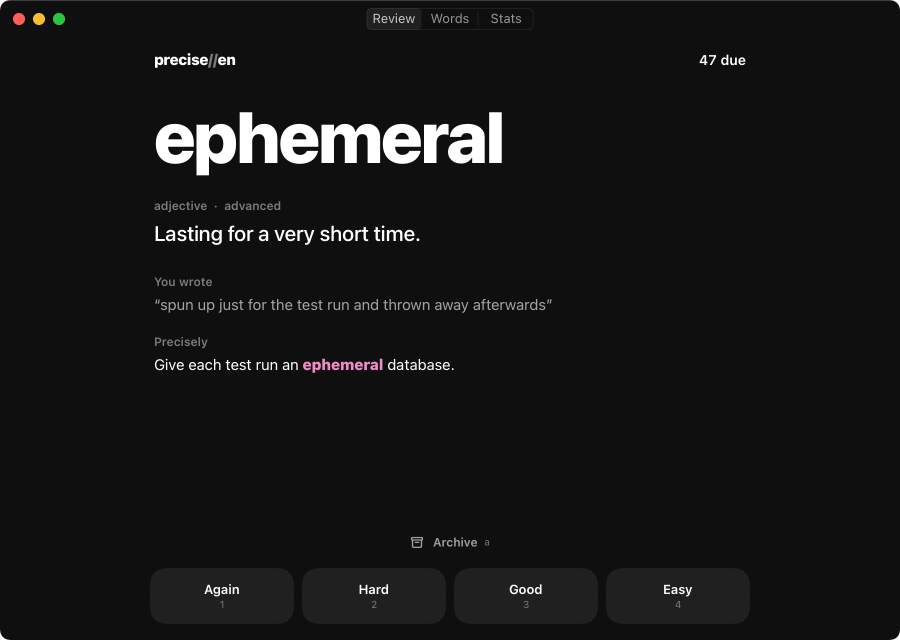
#> input picture docs/assets/mac-review.png, 1800 x 1280 px, found by its file name (shown at 1/2 size); the run also reads 1 picture not shown here
$ python compose.py ../assets/screenshots
#> lines starting #> are read from the running program, lines starting #| are printed output that depends on the picture; after the words box and inside, x2 and y2 are one past the last pixel; in counts of white or black regions, pixels touching at a corner belong together
"""Combines the single screenshots into the README's two images, mac.png and iphone.png, beside them.

Usage: compose.py DIR
DIR holds mac-review.png, mac-review-answer.png, iphone-review.png,
iphone-review-answer.png, iphone-words.png and iphone-stats.png.
"""
import sys
from pathlib import Path

from PIL import Image, ImageDraw

folder = Path(sys.argv[1])
WIDTH = 1760  # twice the width of GitHub's README column
GAP = 48


def load(name):
#> called with name = 'mac-review.png'
    return Image.open(folder / name).convert("RGBA")
#> returned value is the input picture: PIL image 1800x1280 RGBA; mean R, G, B, A 22.1, 22, 22, 255


def rounded(image):
    """Rounds an iPhone screenshot's corners like the screen's: 55 pt on a 402 pt wide screen."""
    mask = Image.new("L", image.size, 0)
    radius = round(image.width * 55 / 402)
    ImageDraw.Draw(mask).rounded_rectangle((0, 0, image.width - 1, image.height - 1), radius, fill=255)
    image.putalpha(mask)
    return image


def row(images, name):
#> called with name = 'mac.png'
    height = min(image.height for image in images)
#> height = 1280
    images = [image.resize((round(image.width * height / image.height), height), Image.LANCZOS) for image in images]
#> images = 2 items
    canvas = Image.new("RGBA", (sum(image.width for image in images) + GAP * (len(images) - 1), height))
#> canvas: PIL image 3648x1280 RGBA; every value is 0
    x = 0
    for image in images:
        canvas.alpha_composite(image, (x, 0))
        x += image.width + GAP
#> this loop made 2 passes
#> x on passes 1 to 2: 1848, 3696
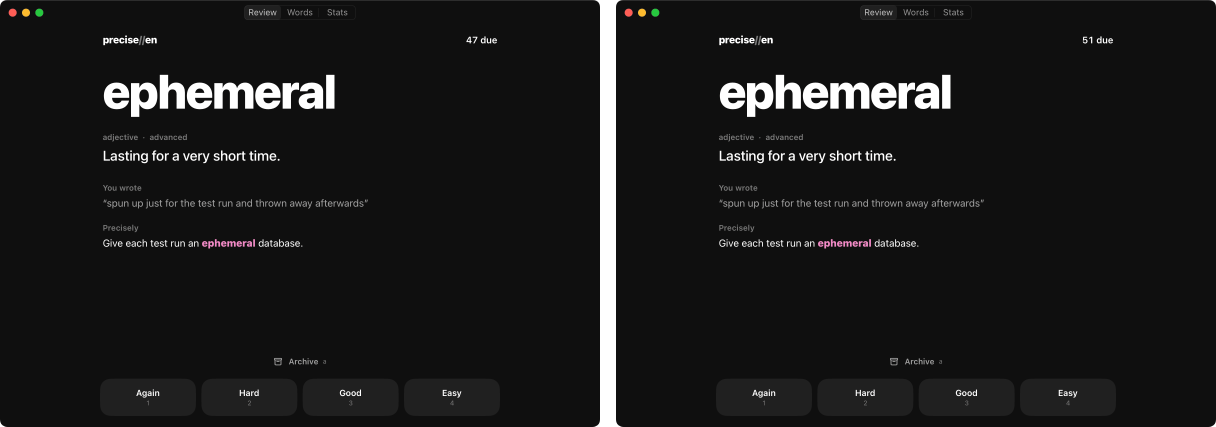
#> canvas: PIL image 3648x1280 RGBA (shown at 1/3 size); mean R, G, B, A 21.8, 21.7, 21.7, 251.6; transparent parts drawn white
#> after the loop, x = 3696
    canvas.resize((WIDTH, round(height * WIDTH / canvas.width)), Image.LANCZOS).save(folder / name)
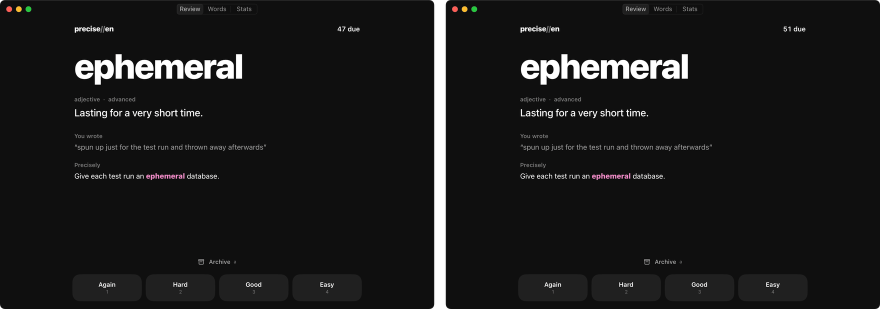
#> saved as mac.png: PIL image 1760x618 RGBA (shown at 1/2 size); mean R, G, B, A 21.7, 21.6, 21.6, 251.6; transparent parts drawn white


row([load("mac-review.png"), load("mac-review-answer.png")], "mac.png")
row([rounded(load(name)) for name in
     ("iphone-review.png", "iphone-review-answer.png", "iphone-words.png", "iphone-stats.png")], "iphone.png")
#> call 3 of load, with name = 'iphone-review.png'
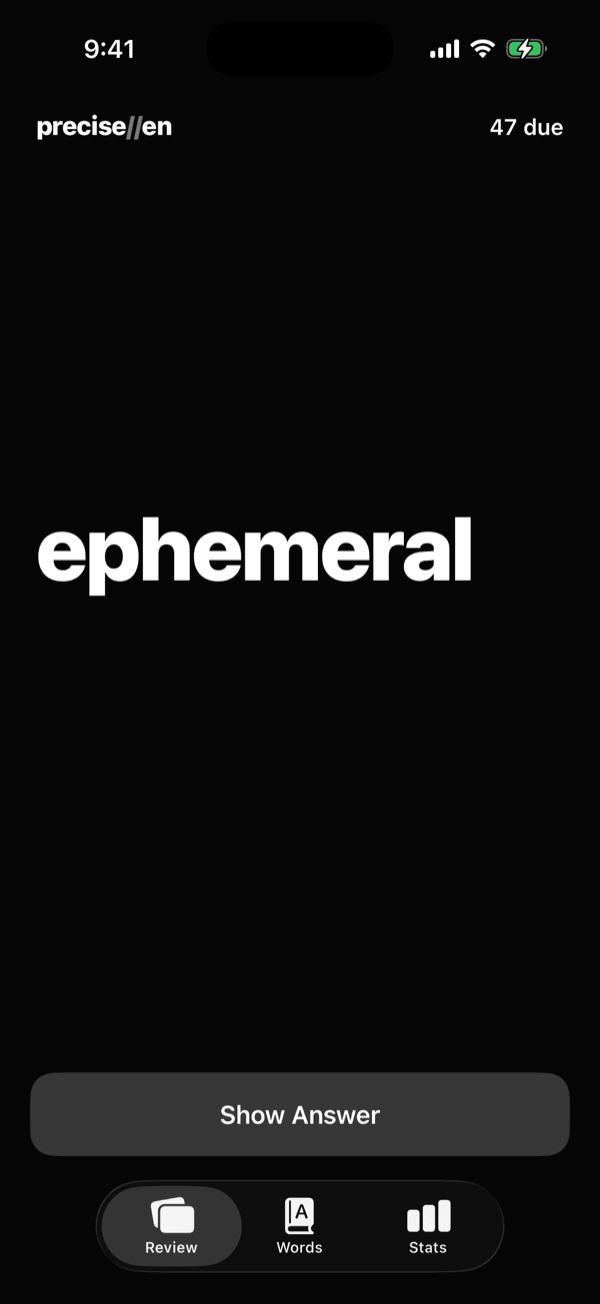
#> input picture docs/assets/iphone-review.png, 600 x 1304 px, found by its file name
#> in rounded, `mask = Image.new("L", image.size, 0)`: mask: PIL image 600x1304 L; every value is 0
#> in rounded, `ImageDraw.Draw(mask).rounded_rectangle((0, 0, image.width - 1, image.h..`:
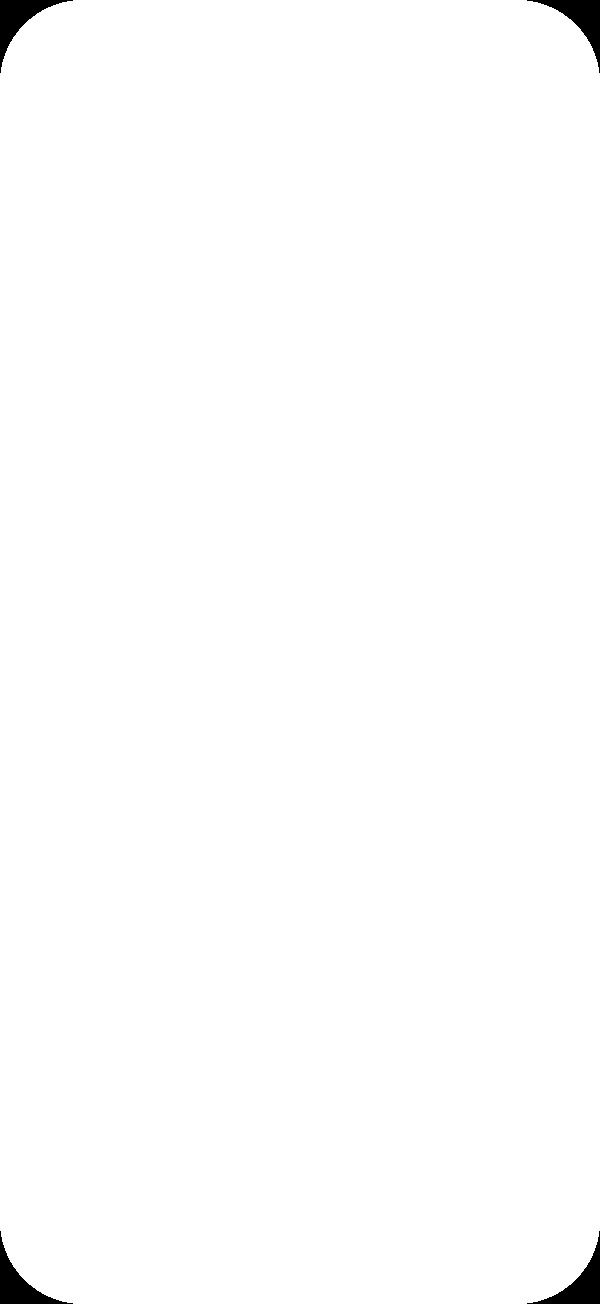
#> mask: PIL image 600x1304 L; 99.3% white; 4 black regions, box (x1, y1, x2, y2) and area: (0, 0, 73, 73) 1464, (527, 0, 600, 73) 1464, (0, 1231, 73, 1304) 1464, (527, 1231, 600, 1304) 1464
#> call 4 of load, with name = 'iphone-review-answer.png'
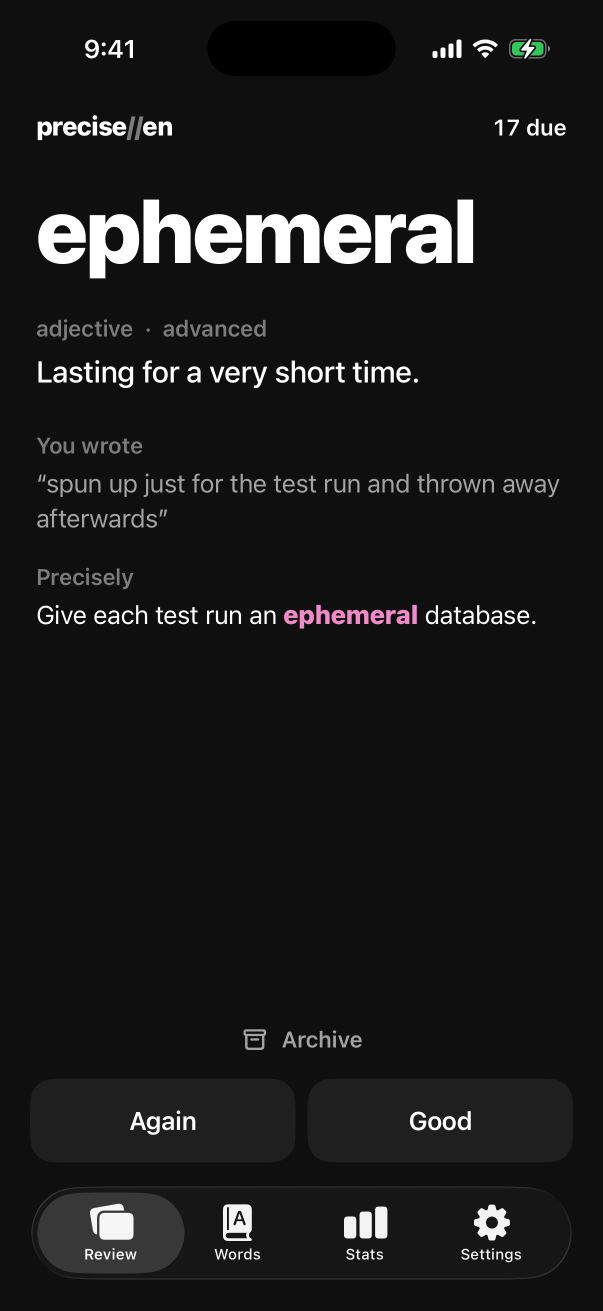
#> input picture docs/assets/screenshots/iphone-review-answer.png, 1206 x 2622 px (shown at 1/2 size)
#> in rounded (call 2), `mask = Image.new("L", image.size, 0)`: mask: PIL image 1206x2622 L; every value is 0
#> in rounded (call 2), `ImageDraw.Draw(mask).rounded_rectangle((0, 0, image.width - 1, image.h..`: mask: PIL image 1206x2622 L; 99.3% white; 4 black regions, box (x1, y1, x2, y2) and area: (0, 0, 153, 153) 5897, (1053, 0, 1206, 153) 5897, (0, 2469, 153, 2622) 5897, (1053, 2469, 1206, 2622) 5897
#> (the run stopped early here; a loop or call above may not have finished)
